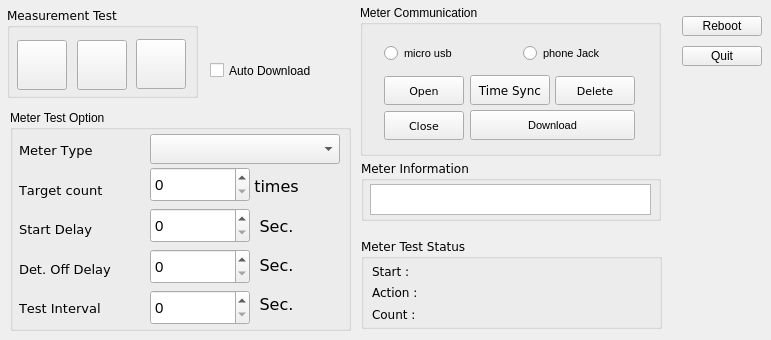
    <widget class="QWidget" name="tab1">
     <attribute name="title">
      <string>Channel 1</string>
     </attribute>
     <widget class="QCheckBox" name="audo_download_ch1">
      <property name="geometry">
       <rect>
        <x>210</x>
        <y>60</y>
        <width>141</width>
        <height>21</height>
       </rect>
      </property>
      <property name="font">
       <font>
        <pointsize>9</pointsize>
        <weight>50</weight>
        <bold>false</bold>
       </font>
      </property>
      <property name="text">
       <string>Auto Download</string>
      </property>
     </widget>
     <widget class="QGroupBox" name="Test_operation">
      <property name="geometry">
       <rect>
        <x>7</x>
        <y>7</y>
        <width>191</width>
        <height>91</height>
       </rect>
      </property>
      <property name="font">
       <font>
        <family>DejaVu Sans</family>
        <pointsize>9</pointsize>
        <weight>50</weight>
        <bold>false</bold>
       </font>
      </property>
      <property name="title">
       <string>Measurement Test</string>
      </property>
      <widget class="QPushButton" name="test_start_ch1">
       <property name="geometry">
        <rect>
         <x>10</x>
         <y>33</y>
         <width>50</width>
         <height>50</height>
        </rect>
       </property>
       <property name="font">
        <font>
         <family>DejaVu Sans</family>
         <pointsize>13</pointsize>
         <weight>50</weight>
         <bold>false</bold>
        </font>
       </property>
       <property name="text">
        <string notr="true"/>
       </property>
       <property name="checkable">
        <bool>false</bool>
       </property>
       <property name="autoDefault">
        <bool>false</bool>
       </property>
      </widget>
      <widget class="QPushButton" name="test_stop_ch1">
       <property name="geometry">
        <rect>
         <x>129</x>
         <y>32</y>
         <width>50</width>
         <height>50</height>
        </rect>
       </property>
       <property name="font">
        <font>
         <family>DejaVu Sans</family>
         <pointsize>13</pointsize>
         <weight>50</weight>
         <bold>false</bold>
        </font>
       </property>
       <property name="text">
        <string/>
       </property>
      </widget>
      <widget class="QPushButton" name="test_pause_ch1">
       <property name="geometry">
        <rect>
         <x>70</x>
         <y>33</y>
         <width>50</width>
         <height>50</height>
        </rect>
       </property>
       <property name="font">
        <font>
         <family>DejaVu Sans</family>
         <pointsize>13</pointsize>
         <weight>50</weight>
         <bold>false</bold>
        </font>
       </property>
       <property name="text">
        <string/>
       </property>
      </widget>
      <zorder>test_start_ch1</zorder>
      <zorder>test_pause_ch1</zorder>
      <zorder>test_stop_ch1</zorder>
     </widget>
     <widget class="QGroupBox" name="test_option">
      <property name="geometry">
       <rect>
        <x>10</x>
        <y>110</y>
        <width>341</width>
        <height>221</height>
       </rect>
      </property>
      <property name="font">
       <font>
        <pointsize>9</pointsize>
        <weight>50</weight>
        <bold>false</bold>
       </font>
      </property>
      <property name="title">
       <string>Meter Test Option</string>
      </property>
      <widget class="QComboBox" name="meter_type_ch1">
       <property name="geometry">
        <rect>
         <x>140</x>
         <y>24</y>
         <width>190</width>
         <height>30</height>
        </rect>
       </property>
       <property name="font">
        <font>
         <family>DejaVu Sans</family>
         <pointsize>11</pointsize>
         <weight>50</weight>
         <bold>false</bold>
        </font>
       </property>
      </widget>
      <widget class="QSpinBox" name="sec_detoffdelay_ch1">
       <property name="geometry">
        <rect>
         <x>140</x>
         <y>139</y>
         <width>100</width>
         <height>35</height>
        </rect>
       </property>
       <property name="font">
        <font>
         <pointsize>11</pointsize>
         <weight>50</weight>
         <bold>false</bold>
        </font>
       </property>
      </widget>
      <widget class="QSpinBox" name="measure_count_ch1">
       <property name="geometry">
        <rect>
         <x>140</x>
         <y>57</y>
         <width>100</width>
         <height>35</height>
        </rect>
       </property>
       <property name="font">
        <font>
         <pointsize>11</pointsize>
         <weight>50</weight>
         <bold>false</bold>
        </font>
       </property>
      </widget>
      <widget class="QSpinBox" name="sec_interval_ch1">
       <property name="geometry">
        <rect>
         <x>140</x>
         <y>180</y>
         <width>100</width>
         <height>35</height>
        </rect>
       </property>
       <property name="font">
        <font>
         <pointsize>11</pointsize>
         <weight>50</weight>
         <bold>false</bold>
        </font>
       </property>
      </widget>
      <widget class="QSpinBox" name="sec_startdelay_ch1">
       <property name="geometry">
        <rect>
         <x>140</x>
         <y>98</y>
         <width>100</width>
         <height>35</height>
        </rect>
       </property>
       <property name="font">
        <font>
         <pointsize>11</pointsize>
         <weight>50</weight>
         <bold>false</bold>
        </font>
       </property>
      </widget>
      <widget class="QWidget" name="layoutWidget">
       <property name="geometry">
        <rect>
         <x>243</x>
         <y>60</y>
         <width>47</width>
         <height>151</height>
        </rect>
       </property>
       <layout class="QVBoxLayout" name="verticalLayout_3">
        <item>
         <widget class="QLabel" name="label">
          <property name="font">
           <font>
            <family>DejaVu Sans</family>
            <pointsize>12</pointsize>
            <weight>50</weight>
            <bold>false</bold>
           </font>
          </property>
          <property name="text">
           <string>times</string>
          </property>
          <property name="alignment">
           <set>Qt::AlignCenter</set>
          </property>
         </widget>
        </item>
        <item>
         <widget class="QLabel" name="label_3">
          <property name="font">
           <font>
            <family>DejaVu Sans</family>
            <pointsize>12</pointsize>
            <weight>50</weight>
            <bold>false</bold>
           </font>
          </property>
          <property name="text">
           <string>Sec.</string>
          </property>
          <property name="alignment">
           <set>Qt::AlignCenter</set>
          </property>
         </widget>
        </item>
        <item>
         <widget class="QLabel" name="label_4">
          <property name="font">
           <font>
            <family>DejaVu Sans</family>
            <pointsize>12</pointsize>
            <weight>50</weight>
            <bold>false</bold>
           </font>
          </property>
          <property name="text">
           <string>Sec.</string>
          </property>
          <property name="alignment">
           <set>Qt::AlignCenter</set>
          </property>
         </widget>
        </item>
        <item>
         <widget class="QLabel" name="label_2">
          <property name="font">
           <font>
            <family>DejaVu Sans</family>
            <pointsize>12</pointsize>
            <weight>50</weight>
            <bold>false</bold>
           </font>
          </property>
          <property name="text">
           <string>Sec.</string>
          </property>
          <property name="alignment">
           <set>Qt::AlignCenter</set>
          </property>
         </widget>
        </item>
       </layout>
      </widget>
      <widget class="QWidget" name="layoutWidget">
       <property name="geometry">
        <rect>
         <x>9</x>
         <y>24</y>
         <width>95</width>
         <height>191</height>
        </rect>
       </property>
       <layout class="QVBoxLayout" name="verticalLayout_4">
        <item>
         <widget class="QLabel" name="capacity_2">
          <property name="font">
           <font>
            <family>DejaVu Sans</family>
            <pointsize>10</pointsize>
            <weight>50</weight>
            <bold>false</bold>
            <kerning>false</kerning>
           </font>
          </property>
          <property name="text">
           <string>Meter Type</string>
          </property>
          <property name="alignment">
           <set>Qt::AlignLeading|Qt::AlignLeft|Qt::AlignVCenter</set>
          </property>
         </widget>
        </item>
        <item>
         <widget class="QLabel" name="capacity">
          <property name="font">
           <font>
            <family>DejaVu Sans</family>
            <pointsize>10</pointsize>
            <weight>50</weight>
            <bold>false</bold>
            <kerning>false</kerning>
           </font>
          </property>
          <property name="text">
           <string>Target count</string>
          </property>
          <property name="alignment">
           <set>Qt::AlignLeading|Qt::AlignLeft|Qt::AlignVCenter</set>
          </property>
         </widget>
        </item>
        <item>
         <widget class="QLabel" name="capacity_3">
          <property name="font">
           <font>
            <family>DejaVu Sans</family>
            <pointsize>10</pointsize>
            <weight>50</weight>
            <bold>false</bold>
            <kerning>false</kerning>
           </font>
          </property>
          <property name="text">
           <string>Start Delay</string>
          </property>
          <property name="alignment">
           <set>Qt::AlignLeading|Qt::AlignLeft|Qt::AlignVCenter</set>
          </property>
         </widget>
        </item>
        <item>
         <widget class="QLabel" name="capacity_4">
          <property name="font">
           <font>
            <family>DejaVu Sans</family>
            <pointsize>10</pointsize>
            <weight>50</weight>
            <bold>false</bold>
            <kerning>false</kerning>
           </font>
          </property>
          <property name="text">
           <string>Det. Off Delay</string>
          </property>
          <property name="alignment">
           <set>Qt::AlignLeading|Qt::AlignLeft|Qt::AlignVCenter</set>
          </property>
         </widget>
        </item>
        <item>
         <widget class="QLabel" name="interval">
          <property name="font">
           <font>
            <family>DejaVu Sans</family>
            <pointsize>10</pointsize>
            <weight>50</weight>
            <bold>false</bold>
            <kerning>false</kerning>
           </font>
          </property>
          <property name="text">
           <string>Test Interval</string>
          </property>
          <property name="alignment">
           <set>Qt::AlignLeading|Qt::AlignLeft|Qt::AlignVCenter</set>
          </property>
         </widget>
        </item>
       </layout>
      </widget>
     </widget>
     <widget class="QGroupBox" name="Test_status">
      <property name="geometry">
       <rect>
        <x>361</x>
        <y>238</y>
        <width>301</width>
        <height>91</height>
       </rect>
      </property>
      <property name="font">
       <font>
        <family>DejaVu Sans</family>
        <pointsize>9</pointsize>
        <weight>50</weight>
        <bold>false</bold>
       </font>
      </property>
      <property name="title">
       <string>Meter Test Status</string>
      </property>
      <widget class="QWidget" name="layoutWidget">
       <property name="geometry">
        <rect>
         <x>11</x>
         <y>25</y>
         <width>281</width>
         <height>59</height>
        </rect>
       </property>
       <layout class="QVBoxLayout" name="verticalLayout_5">
        <item>
         <widget class="QLabel" name="test_start_time_ch1">
          <property name="font">
           <font>
            <family>DejaVu Sans</family>
            <pointsize>9</pointsize>
            <weight>50</weight>
            <bold>false</bold>
           </font>
          </property>
          <property name="text">
           <string>Start :</string>
          </property>
         </widget>
        </item>
        <item>
         <widget class="QLabel" name="test_step_ch1">
          <property name="font">
           <font>
            <family>DejaVu Sans</family>
            <pointsize>9</pointsize>
            <weight>50</weight>
            <bold>false</bold>
           </font>
          </property>
          <property name="text">
           <string>Action :</string>
          </property>
         </widget>
        </item>
        <item>
         <widget class="QLabel" name="test_count_ch1">
          <property name="font">
           <font>
            <family>DejaVu Sans</family>
            <pointsize>9</pointsize>
            <weight>50</weight>
            <bold>false</bold>
           </font>
          </property>
          <property name="text">
           <string>Count :</string>
          </property>
         </widget>
        </item>
       </layout>
      </widget>
     </widget>
     <widget class="QGroupBox" name="Test_comm">
      <property name="geometry">
       <rect>
        <x>360</x>
        <y>5</y>
        <width>301</width>
        <height>151</height>
       </rect>
      </property>
      <property name="font">
       <font>
        <pointsize>9</pointsize>
        <weight>50</weight>
        <bold>false</bold>
       </font>
      </property>
      <property name="title">
       <string>Meter Communication</string>
      </property>
      <widget class="QPushButton" name="device_open_ch1">
       <property name="geometry">
        <rect>
         <x>24</x>
         <y>71</y>
         <width>80</width>
         <height>29</height>
        </rect>
       </property>
       <property name="font">
        <font>
         <family>DejaVu Sans</family>
         <pointsize>8</pointsize>
         <weight>50</weight>
         <bold>false</bold>
        </font>
       </property>
       <property name="text">
        <string>Open</string>
       </property>
      </widget>
      <widget class="QPushButton" name="device_close_ch1">
       <property name="geometry">
        <rect>
         <x>24</x>
         <y>106</y>
         <width>80</width>
         <height>29</height>
        </rect>
       </property>
       <property name="font">
        <font>
         <family>DejaVu Sans</family>
         <pointsize>8</pointsize>
         <weight>50</weight>
         <bold>false</bold>
        </font>
       </property>
       <property name="text">
        <string>Close</string>
       </property>
      </widget>
      <widget class="QPushButton" name="mem_delete_ch1">
       <property name="geometry">
        <rect>
         <x>195</x>
         <y>71</y>
         <width>80</width>
         <height>29</height>
        </rect>
       </property>
       <property name="font">
        <font>
         <family>DejaVu Sans</family>
         <pointsize>8</pointsize>
         <weight>50</weight>
         <bold>false</bold>
        </font>
       </property>
       <property name="text">
        <string>Delete</string>
       </property>
      </widget>
      <widget class="QPushButton" name="time_sync_ch1">
       <property name="geometry">
        <rect>
         <x>110</x>
         <y>70</y>
         <width>80</width>
         <height>30</height>
        </rect>
       </property>
       <property name="font">
        <font>
         <family>DejaVu Sans</family>
         <pointsize>9</pointsize>
         <weight>50</weight>
         <bold>false</bold>
        </font>
       </property>
       <property name="text">
        <string>Time Sync</string>
       </property>
      </widget>
      <widget class="QPushButton" name="download_ch1">
       <property name="geometry">
        <rect>
         <x>110</x>
         <y>105</y>
         <width>165</width>
         <height>30</height>
        </rect>
       </property>
       <property name="font">
        <font>
         <pointsize>8</pointsize>
         <weight>50</weight>
         <bold>false</bold>
        </font>
       </property>
       <property name="text">
        <string>Download</string>
       </property>
      </widget>
      <widget class="QWidget" name="layoutWidget">
       <property name="geometry">
        <rect>
         <x>24</x>
         <y>36</y>
         <width>271</width>
         <height>26</height>
        </rect>
       </property>
       <layout class="QHBoxLayout" name="comm_port">
        <item>
         <widget class="QRadioButton" name="micro_usb_ch1">
          <property name="font">
           <font>
            <pointsize>8</pointsize>
            <weight>50</weight>
            <bold>false</bold>
           </font>
          </property>
          <property name="text">
           <string>micro usb</string>
          </property>
         </widget>
        </item>
        <item>
         <widget class="QRadioButton" name="phone_jack_ch1">
          <property name="font">
           <font>
            <pointsize>8</pointsize>
            <weight>50</weight>
            <bold>false</bold>
           </font>
          </property>
          <property name="text">
           <string>phone Jack</string>
          </property>
         </widget>
        </item>
       </layout>
      </widget>
     </widget>
     <widget class="QGroupBox" name="Test_info">
      <property name="geometry">
       <rect>
        <x>361</x>
        <y>160</y>
        <width>300</width>
        <height>61</height>
       </rect>
      </property>
      <property name="font">
       <font>
        <family>DejaVu Sans</family>
        <pointsize>9</pointsize>
       </font>
      </property>
      <property name="title">
       <string>Meter Information</string>
      </property>
      <widget class="QTextEdit" name="meter_info_ch1">
       <property name="geometry">
        <rect>
         <x>9</x>
         <y>24</y>
         <width>281</width>
         <height>31</height>
        </rect>
       </property>
      </widget>
     </widget>
     <widget class="QPushButton" name="reboot">
      <property name="geometry">
       <rect>
        <x>682</x>
        <y>16</y>
        <width>80</width>
        <height>20</height>
       </rect>
      </property>
      <property name="font">
       <font>
        <pointsize>9</pointsize>
       </font>
      </property>
      <property name="text">
       <string>Reboot</string>
      </property>
     </widget>
     <widget class="QPushButton" name="quit">
      <property name="geometry">
       <rect>
        <x>682</x>
        <y>46</y>
        <width>80</width>
        <height>20</height>
       </rect>
      </property>
      <property name="font">
       <font>
        <pointsize>9</pointsize>
       </font>
      </property>
      <property name="text">
       <string>Quit</string>
      </property>
     </widget>
    </widget>
